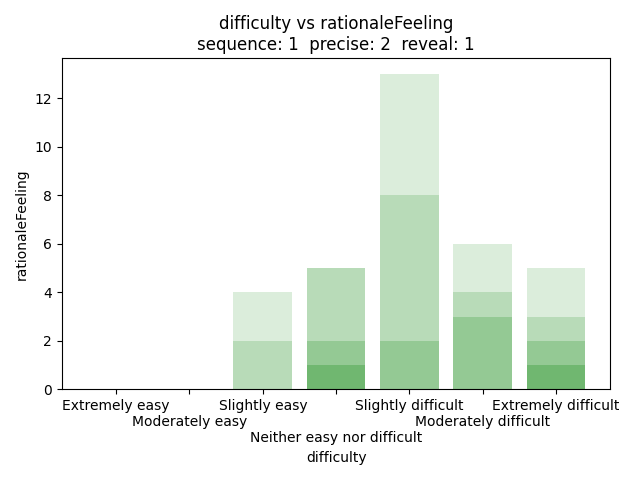

Reproduce this figure in Python.
import pandas as pd
import matplotlib.pyplot as plt
import seaborn as sns
import numpy as np

data = pd.read_csv("qualitative.csv")
seq = 1
prec = 2
rev = 1
data = data[(data['con.sequence'] == seq) & (data['con.precise'] == prec) & (data['con.reveal'] == rev)]

f1a = data[(data["difficulty"] == "Extremely easy") & (data["rationaleFeeling"] == "Extremely negative")].shape[0]
f1b = data[(data["difficulty"] == "Moderately easy") & (data["rationaleFeeling"] == "Extremely negative")].shape[0]
f1c = data[(data["difficulty"] == "Slightly easy") & (data["rationaleFeeling"] == "Extremely negative")].shape[0]
f1d = data[(data["difficulty"] == "Neither easy nor difficult") & (data["rationaleFeeling"] == "Extremely negative")].shape[0]
f1e = data[(data["difficulty"] == "Slightly difficult") & (data["rationaleFeeling"] == "Extremely negative")].shape[0]
f1f = data[(data["difficulty"] == "Moderately difficult") & (data["rationaleFeeling"] == "Extremely negative")].shape[0]
f1g = data[(data["difficulty"] == "Extremely difficult") & (data["rationaleFeeling"] == "Extremely negative")].shape[0]

f2a = data[(data["difficulty"] == "Extremely easy") & (data["rationaleFeeling"] == "Moderately negative")].shape[0]
f2b = data[(data["difficulty"] == "Moderately easy") & (data["rationaleFeeling"] == "Moderately negative")].shape[0]
f2c = data[(data["difficulty"] == "Slightly easy") & (data["rationaleFeeling"] == "Moderately negative")].shape[0]
f2d = data[(data["difficulty"] == "Neither easy nor difficult") & (data["rationaleFeeling"] == "Moderately negative")].shape[0]
f2e = data[(data["difficulty"] == "Slightly difficult") & (data["rationaleFeeling"] == "Moderately negative")].shape[0]
f2f = data[(data["difficulty"] == "Moderately difficult") & (data["rationaleFeeling"] == "Moderately negative")].shape[0]
f2g = data[(data["difficulty"] == "Extremely difficult") & (data["rationaleFeeling"] == "Moderately negative")].shape[0]

f3a = data[(data["difficulty"] == "Extremely easy") & (data["rationaleFeeling"] == "Slightly negative")].shape[0]
f3b = data[(data["difficulty"] == "Moderately easy") & (data["rationaleFeeling"] == "Slightly negative")].shape[0]
f3c = data[(data["difficulty"] == "Slightly easy") & (data["rationaleFeeling"] == "Slightly negative")].shape[0]
f3d = data[(data["difficulty"] == "Neither easy nor difficult") & (data["rationaleFeeling"] == "Slightly negative")].shape[0]
f3e = data[(data["difficulty"] == "Slightly difficult") & (data["rationaleFeeling"] == "Slightly negative")].shape[0]
f3f = data[(data["difficulty"] == "Moderately difficult") & (data["rationaleFeeling"] == "Slightly negative")].shape[0]
f3g = data[(data["difficulty"] == "Extremely difficult") & (data["rationaleFeeling"] == "Slightly negative")].shape[0]

f4a = data[(data["difficulty"] == "Extremely easy") & (data["rationaleFeeling"] == "Neither positive nor negative")].shape[0]
f4b = data[(data["difficulty"] == "Moderately easy") & (data["rationaleFeeling"] == "Neither positive nor negative")].shape[0]
f4c = data[(data["difficulty"] == "Slightly easy") & (data["rationaleFeeling"] == "Neither positive nor negative")].shape[0]
f4d = data[(data["difficulty"] == "Neither easy nor difficult") & (data["rationaleFeeling"] == "Neither positive nor negative")].shape[0]
f4e = data[(data["difficulty"] == "Slightly difficult") & (data["rationaleFeeling"] == "Neither positive nor negative")].shape[0]
f4f = data[(data["difficulty"] == "Moderately difficult") & (data["rationaleFeeling"] == "Neither positive nor negative")].shape[0]
f4g = data[(data["difficulty"] == "Extremely difficult") & (data["rationaleFeeling"] == "Neither positive nor negative")].shape[0]

f5a = data[(data["difficulty"] == "Extremely easy") & (data["rationaleFeeling"] == "Slightly positive")].shape[0]
f5b = data[(data["difficulty"] == "Moderately easy") & (data["rationaleFeeling"] == "Slightly positive")].shape[0]
f5c = data[(data["difficulty"] == "Slightly easy") & (data["rationaleFeeling"] == "Slightly positive")].shape[0]
f5d = data[(data["difficulty"] == "Neither easy nor difficult") & (data["rationaleFeeling"] == "Slightly positive")].shape[0]
f5e = data[(data["difficulty"] == "Slightly difficult") & (data["rationaleFeeling"] == "Slightly positive")].shape[0]
f5f = data[(data["difficulty"] == "Moderately difficult") & (data["rationaleFeeling"] == "Slightly positive")].shape[0]
f5g = data[(data["difficulty"] == "Extremely difficult") & (data["rationaleFeeling"] == "Slightly positive")].shape[0]

f6a = data[(data["difficulty"] == "Extremely easy") & (data["rationaleFeeling"] == "Moderately positive")].shape[0]
f6b = data[(data["difficulty"] == "Moderately easy") & (data["rationaleFeeling"] == "Moderately positive")].shape[0]
f6c = data[(data["difficulty"] == "Slightly easy") & (data["rationaleFeeling"] == "Moderately positive")].shape[0]
f6d = data[(data["difficulty"] == "Neither easy nor difficult") & (data["rationaleFeeling"] == "Moderately positive")].shape[0]
f6e = data[(data["difficulty"] == "Slightly difficult") & (data["rationaleFeeling"] == "Moderately positive")].shape[0]
f6f = data[(data["difficulty"] == "Moderately difficult") & (data["rationaleFeeling"] == "Moderately positive")].shape[0]
f6g = data[(data["difficulty"] == "Extremely difficult") & (data["rationaleFeeling"] == "Moderately positive")].shape[0]

f7a = data[(data["difficulty"] == "Extremely easy") & (data["rationaleFeeling"] == "Extremely positive")].shape[0]
f7b = data[(data["difficulty"] == "Moderately easy") & (data["rationaleFeeling"] == "Extremely positive")].shape[0]
f7c = data[(data["difficulty"] == "Slightly easy") & (data["rationaleFeeling"] == "Extremely positive")].shape[0]
f7d = data[(data["difficulty"] == "Neither easy nor difficult") & (data["rationaleFeeling"] == "Extremely positive")].shape[0]
f7e = data[(data["difficulty"] == "Slightly difficult") & (data["rationaleFeeling"] == "Extremely positive")].shape[0]
f7f = data[(data["difficulty"] == "Moderately difficult") & (data["rationaleFeeling"] == "Extremely positive")].shape[0]
f7g = data[(data["difficulty"] == "Extremely difficult") & (data["rationaleFeeling"] == "Extremely positive")].shape[0]


d1 = {
    "f1a": f1a,
    "f1b": f1b,
    "f1c": f1c,
    "f1d": f1d,
    "f1e": f1e,
    "f1f": f1f,
    "f1g": f1g
}

d2 = {
    "f2a": f2a,
    "f2b": f2b,
    "f2c": f2c,
    "f2d": f2d,
    "f2e": f2e,
    "f2f": f2f,
    "f2g": f2g
}

d3 = {
    "f3a": f3a,
    "f3b": f3b,
    "f3c": f3c,
    "f3d": f3d,
    "f3e": f3e,
    "f3f": f3f,
    "f3g": f3g
}

d4 = {
    "f4a": f4a,
    "f4b": f4b,
    "f4c": f4c,
    "f4d": f4d,
    "f4e": f4e,
    "f4f": f4f,
    "f4g": f4g
}

d5 = {
    "f5a": f5a,
    "f5b": f5b,
    "f5c": f5c,
    "f5d": f5d,
    "f5e": f5e,
    "f5f": f5f,
    "f5g": f5g
}

d6 = {
    "f6a": f6a,
    "f6b": f6b,
    "f6c": f6c,
    "f6d": f6d,
    "f6e": f6e,
    "f6f": f6f,
    "f6g": f6g
}

d7 = {
    "f7a": f7a,
    "f7b": f7b,
    "f7c": f7c,
    "f7d": f7d,
    "f7e": f7e,
    "f7f": f7f,
    "f7g": f7g
}


keys1 = list(d1.keys())
keys2 = list(d2.keys())
keys3 = list(d3.keys())
keys4 = list(d4.keys())
keys5 = list(d5.keys())
keys6 = list(d6.keys())
keys7 = list(d7.keys())
keys = list(["Extremely easy", "\nModerately easy", "Slightly easy", "\n\nNeither easy nor difficult", "Slightly difficult", "\nModerately difficult", "Extremely difficult"])

vals1 = np.array(list(d1.values()))
vals2 = np.array(list(d2.values()))
vals3 = np.array(list(d3.values()))
vals4 = np.array(list(d4.values()))
vals5 = np.array(list(d5.values()))
vals6 = np.array(list(d6.values()))
vals7 = np.array(list(d7.values()))
print(vals1)
print(vals2)
print(vals3)
print(vals4)
print(vals5)
print(vals6)
print(vals7)

plt.bar(keys, vals1, color = "green", label = "Extremely negative", alpha = 0.98)
plt.bar(keys, vals2, bottom = vals1, color = "green", label = "Moderately negative", alpha = 0.84)
base = vals1
plt.bar(keys, vals3, bottom = base + vals2, color = "green", label = "Slightly negative", alpha = 0.70)
base += vals2
plt.bar(keys, vals4, bottom = base + vals3, color = "green", label = "Neither positive nor negative", alpha = 0.56)
base += vals3
plt.bar(keys, vals5, bottom = base + vals4, color = "green", label = "Slightly positive", alpha = 0.42)
base += vals4
plt.bar(keys, vals6, bottom = base + vals5, color = "green", label = "Moderately positive", alpha = 0.28)
base += vals5
plt.bar(keys, vals7, bottom = base + vals6, color = "green", label = "Extremely positive", alpha = 0.14)
plt.title("difficulty vs rationaleFeeling" + "\n" + f"sequence: {seq}  precise: {prec}  reveal: {rev}")
plt.xlabel("difficulty")
plt.ylabel("rationaleFeeling")
plt.tight_layout()

plt.show()
